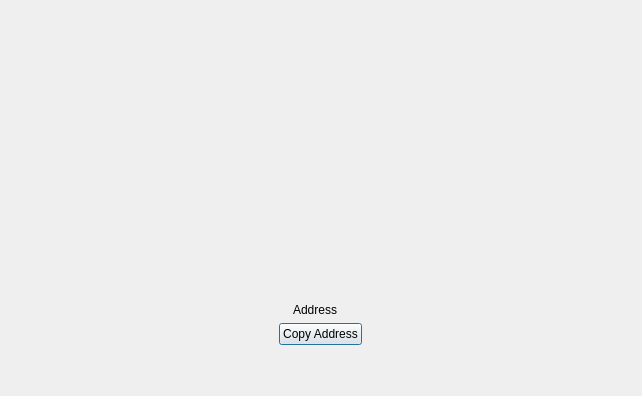
<?xml version="1.0" encoding="UTF-8"?>
<ui version="4.0">
 <class>ReceiveTokenPage</class>
 <widget class="QDialog" name="ReceiveTokenPage">
  <property name="enabled">
   <bool>true</bool>
  </property>
  <property name="geometry">
   <rect>
    <x>0</x>
    <y>0</y>
    <width>642</width>
    <height>396</height>
   </rect>
  </property>
  <property name="windowTitle">
   <string>Receive</string>
  </property>
  <layout class="QVBoxLayout" name="verticalLayout_4">
   <property name="leftMargin">
    <number>30</number>
   </property>
   <property name="topMargin">
    <number>30</number>
   </property>
   <property name="rightMargin">
    <number>30</number>
   </property>
   <property name="bottomMargin">
    <number>30</number>
   </property>
   <item>
    <spacer name="verticalSpacer">
     <property name="orientation">
      <enum>Qt::Vertical</enum>
     </property>
     <property name="sizeHint" stdset="0">
      <size>
       <width>17</width>
       <height>13</height>
      </size>
     </property>
    </spacer>
   </item>
   <item alignment="Qt::AlignHCenter">
    <widget class="QWidget" name="widgetQRMargin" native="true">
     <layout class="QVBoxLayout" name="verticalLayout_3">
      <property name="spacing">
       <number>0</number>
      </property>
      <property name="leftMargin">
       <number>40</number>
      </property>
      <property name="topMargin">
       <number>40</number>
      </property>
      <property name="rightMargin">
       <number>40</number>
      </property>
      <property name="bottomMargin">
       <number>40</number>
      </property>
      <item>
       <widget class="QWidget" name="widgetQRFrame" native="true">
        <layout class="QVBoxLayout" name="verticalLayout_2">
         <property name="spacing">
          <number>0</number>
         </property>
         <property name="leftMargin">
          <number>0</number>
         </property>
         <property name="topMargin">
          <number>0</number>
         </property>
         <property name="rightMargin">
          <number>0</number>
         </property>
         <property name="bottomMargin">
          <number>0</number>
         </property>
         <item>
          <widget class="QRImageWidget" name="lblSRCode">
           <property name="minimumSize">
            <size>
             <width>170</width>
             <height>170</height>
            </size>
           </property>
           <property name="maximumSize">
            <size>
             <width>170</width>
             <height>170</height>
            </size>
           </property>
           <property name="text">
            <string/>
           </property>
           <property name="alignment">
            <set>Qt::AlignCenter</set>
           </property>
          </widget>
         </item>
        </layout>
       </widget>
      </item>
     </layout>
    </widget>
   </item>
   <item>
    <widget class="QWidget" name="widgetAddress" native="true">
     <layout class="QVBoxLayout" name="verticalLayout">
      <item>
       <layout class="QHBoxLayout" name="horizontalLayout_2">
        <item>
         <spacer name="horizontalSpacer_4">
          <property name="orientation">
           <enum>Qt::Horizontal</enum>
          </property>
          <property name="sizeHint" stdset="0">
           <size>
            <width>10</width>
            <height>10</height>
           </size>
          </property>
         </spacer>
        </item>
        <item>
         <widget class="QLabel" name="labelTokenAddressText">
          <property name="text">
           <string>Address</string>
          </property>
         </widget>
        </item>
        <item>
         <widget class="QLabel" name="labelTokenAddress">
          <property name="text">
           <string/>
          </property>
          <property name="textInteractionFlags">
           <set>Qt::LinksAccessibleByMouse|Qt::TextSelectableByMouse</set>
          </property>
         </widget>
        </item>
        <item>
         <spacer name="horizontalSpacer_5">
          <property name="orientation">
           <enum>Qt::Horizontal</enum>
          </property>
          <property name="sizeHint" stdset="0">
           <size>
            <width>10</width>
            <height>10</height>
           </size>
          </property>
         </spacer>
        </item>
       </layout>
      </item>
      <item alignment="Qt::AlignHCenter">
       <widget class="QPushButton" name="copyAddressButton">
        <property name="text">
         <string>Copy Address</string>
        </property>
       </widget>
      </item>
     </layout>
    </widget>
   </item>
   <item>
    <spacer name="verticalSpacer_5">
     <property name="orientation">
      <enum>Qt::Vertical</enum>
     </property>
     <property name="sizeHint" stdset="0">
      <size>
       <width>20</width>
       <height>16</height>
      </size>
     </property>
    </spacer>
   </item>
  </layout>
 </widget>
 <customwidgets>
  <customwidget>
   <class>QRImageWidget</class>
   <extends>QLabel</extends>
   <header>qt/qrimagewidget.h</header>
  </customwidget>
 </customwidgets>
 <resources/>
 <connections/>
</ui>
